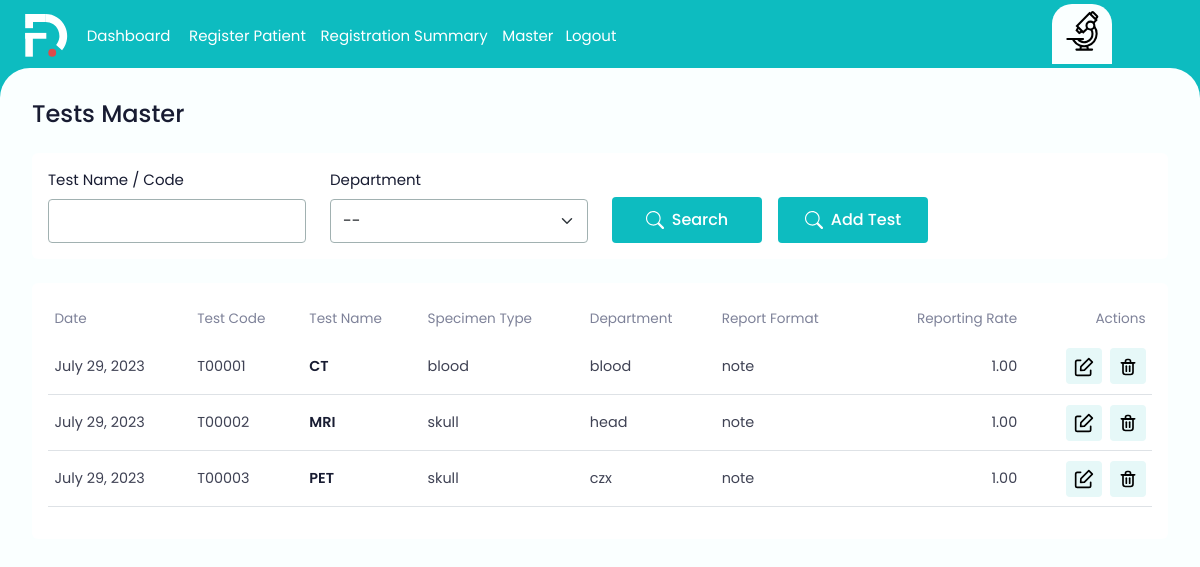
Screenshot of /testmaster/ (signed in) with the database file from the repository.
### ekonapp/models.py (models this page shows, shortened)
class Test(models.Model):
    testid = models.CharField(max_length=255)
    date =  models.DateField(auto_now_add=True)
    name = models.CharField(max_length=100, unique=True)
    specimen_type = models.CharField(max_length=100)
    department = models.CharField(max_length=100)
    report_format = models.CharField(max_length=100)
    reporting_rate = models.DecimalField(max_digits=5, decimal_places=2)

### ekonapp/decorators.py (the view)
    def wrapper(request, *args, **kwargs):
        if not request.user.is_authenticated:
            return redirect('registerlogin')
        elif not Device.objects.filter(user=request.user, is_registered=True).exists():
            return redirect('register_device')
        else:
            return view_func(request, *args, **kwargs)

### ekonapp/views.py (called while the page is built, shortened)
@login_required
@device_required
def testmaster(request):
    testmasters = Test.objects.all()
    departments = Test.objects.values('department').distinct()
    context = {
        'testmasters': testmasters,
        'departments': departments,
    }
    return render(request, 'tests-master.html', context)

### ekonapp/templates/tests-master.html (shortened to what this page needs)
{% extends 'base.html' %}
{% block content %}
  <main>
    <div class="mb-4">
        <h5 class="page-heading">Tests Master</h5>
    </div>
    <div class="auto-scroll">
      <form method="POST" action="{% url 'testmaster' %}">
        <div class="bg-white rounded-2 p-3 mb-4">
          <div class="row">
            <div class="col-md-3">
              <label class="form-label">Test Name / Code</label>
              <input type="text" id="name" name="name" class="form-control">
            </div>
            <div class="col-md-3">
              <label class="form-label">Department</label>
              <select class="form-select" id="department" name="department">
                <option value=""> --</option>
              </select>
            </div>
            <div class="col-md-4 d-flex">
              <button type="submit" class="theme-btn btn-h me-3">
                <svg>
                  <use xlink:href="static/images/iocn.svg#search"></use>
                </svg>
                <span>Search</span>
              </button>
              <a href="{% url 'addtest' %}">
                <button type="button" class="theme-btn btn-h">
                  <svg>
                    <use xlink:href="static/images/iocn.svg#search"></use>
                  </svg>
                  <span>Add Test</span>
                </button>
              </a>
            </div>
          </div>
        </div>
      </form>
      <div class="bg-white rounded-2 p-3">
        <div class="table-responsive">
          <table class="table table-data">
            <thead>
              <tr>
                <th>Date</th>
                <th>Test Code</th>
                <th>Test Name</th>
                <th>Specimen Type</th>
                <th>Department</th>
                <th>Report Format</th>
                <th class="text-end">Reporting Rate</th>
                <th class="text-end">Actions</th>
              </tr>
            </thead>
            <tbody>
              {% for testmaster in testmasters %}
              <tr>
                <td class="text-nowrap">{{ testmaster.date }}</td>
                <td>{{ testmaster.testid }}</td>
                <td class="text-d-blue fw-semibold">{{ testmaster.name }}</td>
                <td>{{ testmaster.specimen_type }}</td>
                <td>{{ testmaster.department }}</td>
                <td>{{ testmaster.report_format }}</td>
                <td class="text-end">{{ testmaster.reporting_rate }}</td>
                <td class="text-end">
                  <div class="d-flex gap-2 justify-content-end">
                    <a href="{% url 'edittest' testmaster.id %}">
                      <button type="button" class="table-btn">
                      </button>
                    </a>
                    <a href="{% url 'deletetest' testmaster.id %}">
                      <button type="button" class="table-btn">
                      </button>
                    </a>
                  </div>
                </td>
              </tr>
              {% endfor %}
            </tbody>
          </table>
        </div>
      </div>
    </div>
  </main>
</body>
</html>
{% endblock %}

### static/css/custom.css (style rules this page uses)
body { font-family: var(--bs-theme-font-family); color: var(--bs-text-color-100); font-size: var(--bs-body-font-size); background-color: var(--bs-theme-color); }
main { background-color: var(--bs-bg-color); border-top-left-radius: 30px; border-top-right-radius: 30px; width: 100%; height: 100%; position: fixed; overflow: hidden; padding: 2rem 1rem 2rem 2rem; margin-right: 2rem; }
main .auto-scroll { overflow-x: hidden; overflow-y: auto; padding-right: 1rem; height: calc(100vh - 200px); }
main .page-heading { font-size: 1.5rem; font-weight: 500; color: var(--bs-text-color-100); }
main .form-control, main .form-select { padding: 0.55rem 0.75rem; border-radius: var(--bs-btn-radius); border-color: var(--bs-textbox-border); }
main .form-label { font-size: var(--bs-text-color-200); }
.theme-btn { background-color: var(--bs-theme-color); padding: 0.7rem 1rem; min-width: 150px; border: 0; font-size: 1rem; font-weight: 500; border-radius: var(--bs-btn-radius); display: flex; gap: 0.5rem; align-items: center; justify-content: center; }
.theme-btn svg { width: 18px; height: 18px; }
.theme-btn, .theme-btn svg { color: #fff; }
.btn-h { margin-top: 1.75rem; }
.table-data { width: 100%; }
.table-data > thead th { font-size: 0.85rem; color: var(--bs-text-color-300); font-weight: 400; border-bottom: 0; background-color: #fff; position: sticky; }
.table-data > thead th, .table-data > tbody td { padding: 0.6rem 0.4rem; }
.table-data > tbody td { color: var(--bs-text-color-400); font-size: 0.9rem; vertical-align: middle; }
.table-data > tbody td .table-btn { width: 36px; height: 36px; background-color: var(--bs-table-icon-bg); border-radius: var(--bs-btn-radius); border: 0; }
.table-data > tbody td .table-btn svg { width: 20px; height: 20px; color: var(--bs-text-color-400); }
.text-d-blue { color: var(--bs-text-color-100) !important; }

### rows the page displays
Test: date "July 29, 2023", testid "T00001", name "CT", specimen_type "blood", department "blood", report_format "note", reporting_rate "1.00"
Test: date "July 29, 2023", testid "T00002", name "MRI", specimen_type "skull", department "head", report_format "note", reporting_rate "1.00"
Test: date "July 29, 2023", testid "T00003", name "PET", specimen_type "skull", department "czx", report_format "note", reporting_rate "1.00"
